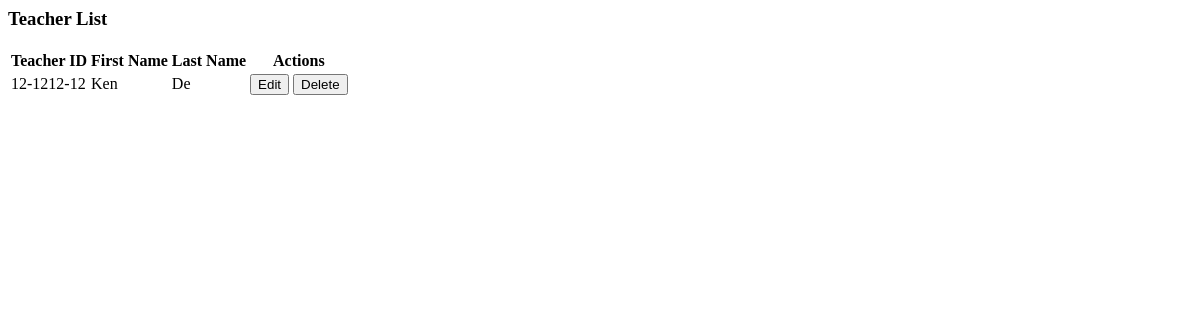
The app's page /admin_teacher/list/, older data.
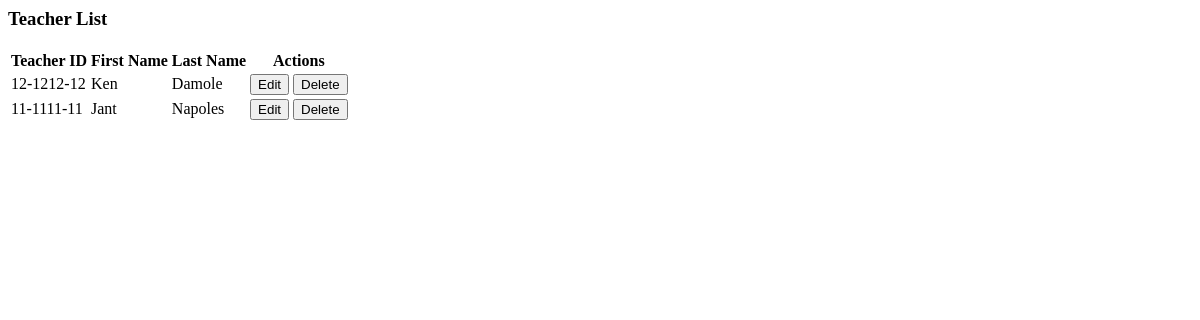
The same page, newer data.
### StudentManagementSystem/models/teachers.py (models this page shows, shortened)
class Teacher(models.Model):
    teacher_id = models.CharField(max_length=50, unique=True)
    first_name = models.CharField(max_length=150)
    last_name = models.CharField(max_length=150)
    date_of_birth = models.DateField(null=True, blank=True)
    password = models.CharField(max_length=128)  # store hashed passwords ideally
    role = models.CharField(
        max_length=20,
        choices=Role.choices,
        default=Role.TEACHER  # Default to 'Teacher' role
    )

### StudentManagementSystem/views/admin/manage_teachers.py (the view)
def teacher_list(request):
    teachers = Teacher.objects.all()  # Get all teachers from the database
    return render(request, 'admin/teacher_list.html', {'teachers': teachers})

### StudentManagementSystem/templates/admin/teacher_list.html (shortened to what this page needs)
<h3>Teacher List</h3>
<table>
    <thead>
    <tr>
        <th>Teacher ID</th>
        <th>First Name</th>
        <th>Last Name</th>
        <th>Actions</th>
    </tr>
    </thead>
    <tbody>
    {% for teacher in teachers %}
        <tr>
            <td>{{ teacher.teacher_id }}</td>
            <td>{{ teacher.first_name }}</td>
            <td>{{ teacher.last_name }}</td>
            <td>
                <button onclick="openEditModal({{ teacher.id }})">Edit</button>
                <button onclick="deleteTeacher({{ teacher.id }})">Delete</button>
            </td>
        </tr>
    {% endfor %}
    </tbody>
</table>

Row changes from the older to the newer data that the page shows:
changed Teacher "Ken": last_name "De" → "Damole"
added Teacher: teacher_id "11-1111-11", first_name "Jant", last_name "Napoles"
